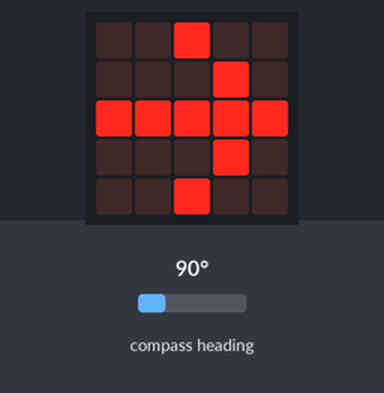
The program below on a simulated BBC micro:bit (MakeCode). Shown: the board's 5×5 LED display. The test bench sets the inputs (shaded band); at power-on: compass heading 90°. The compass is already calibrated.

Above: at 1.2 s.
1.3 s: compass heading set to 7°
At 3.0 s:
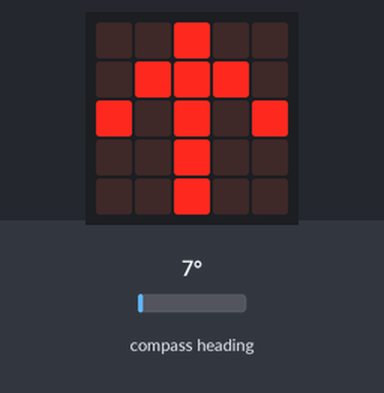
3.3 s: compass heading set to 180°
At 4.4 s:
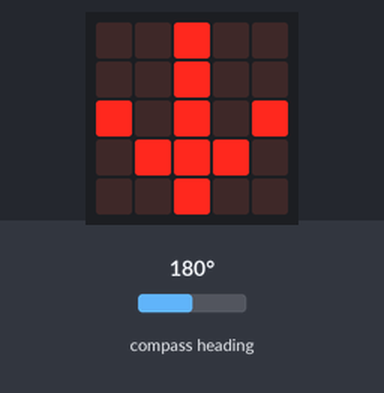
5.2 s: compass heading set to 269°
At 6.4 s:
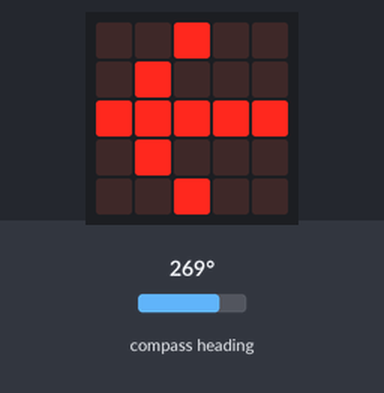
7.0 s: compass heading set to 90°
At 7.8 s:
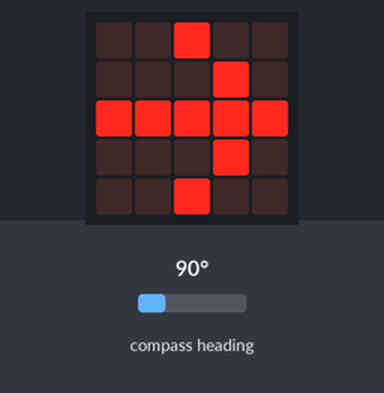
Timing chart, 0 to 9.9 s (numbered marks = the images above; inputs shaded):
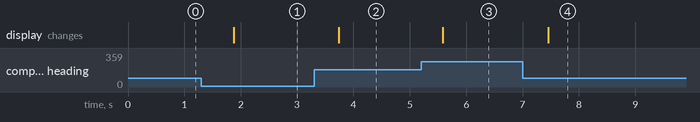

The program:

main.ts
```typescript
basic.forever(function () {
    if (Math.round(input.compassHeading() / 45) == 0) {
        basic.showArrow(ArrowNames.North)
    }
    if (Math.round(input.compassHeading() / 45) == 1) {
        basic.showArrow(ArrowNames.NorthEast)
    }
    if (Math.round(input.compassHeading() / 45) == 2) {
        basic.showArrow(ArrowNames.East)
    }
    if (Math.round(input.compassHeading() / 45) == 3) {
        basic.showArrow(ArrowNames.SouthEast)
    }
    if (Math.round(input.compassHeading() / 45) == 4) {
        basic.showArrow(ArrowNames.South)
    }
    if (Math.round(input.compassHeading() / 45) == 5) {
        basic.showArrow(ArrowNames.SouthWest)
    }
    if (Math.round(input.compassHeading() / 45) == 6) {
        basic.showArrow(ArrowNames.West)
    }
    if (Math.round(input.compassHeading() / 45) == 7) {
        basic.showArrow(ArrowNames.NorthWest)
    }
})
```

test.ts
```typescript
// 테스트는 여기로 이동합니다; 이 패키지가 확장으로 사용될 때 컴파일되지 않을 것 입니다.
```

Measured:
- after the input at 1.3 s, the display: changes after 0.58 s (image 1)
- after the input at 3.3 s, the display: changes after 0.44 s (image 2)
- after the input at 5.2 s, the display: changes after 0.39 s (image 3)
- after the input at 7.0 s, the display: changes after 0.45 s (image 4)
